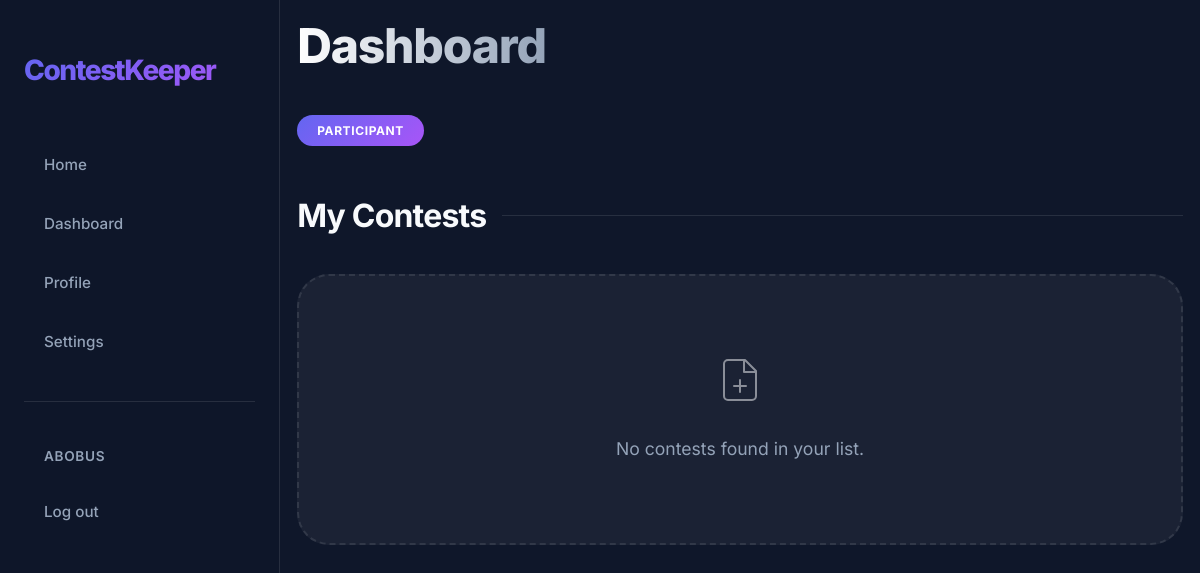
The page /dashboard/ (signed in) on the database as committed earlier.
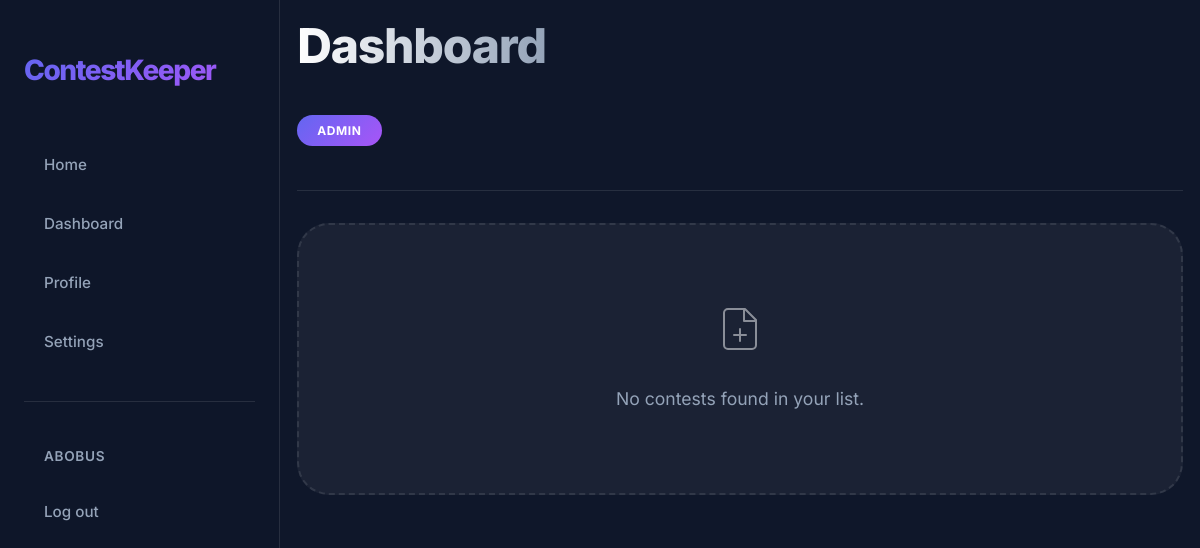
The same page on the database as committed later.
### app/models.py (models this page shows, shortened)
class User(AbstractUser):
    first_name = None
    last_name = None
    username = models.CharField(max_length=20, unique=True)
    class Role(models.TextChoices):
        ORGANIZER = "ORGANIZER", "Organizer"
        JURY = "JURY", "Jury"
        PARTICIPANT = "PARTICIPANT", "Participant"
    role = models.CharField(choices=Role.choices, default=Role.PARTICIPANT)
    def is_organizer(self):
        return self.role == self.Role.ORGANIZER
    def is_jury(self):
        return self.role == self.Role.JURY
    def is_participant(self):
        return self.role == self.Role.PARTICIPANT

### app/views.py (the view)
# urls.py: path("dashboard/", views.dashboard, name="dashboard"),
def dashboard(request):
    if not request.user.is_authenticated:
        return redirect("register")
    user = request.user
    if user.is_organizer():
        contests = user.organized_contests.all()
    elif user.is_jury():
        contests = user.judged_contests.exclude(status=Contest.Status.DRAFT)
    elif user.is_participant():
        contests = user.participated_contests.exclude(status=Contest.Status.DRAFT)
    else:
        contests = Contest.objects.none()
    return render(request, "app/dashboard.html", {"contests": contests})

### app/templates/app/dashboard.html (shortened to what this page needs)
{% load static %}
<!DOCTYPE html>
<html lang="en">
<head>
    <link rel="stylesheet" href="{% static 'css/common.css' %}">
    <link rel="stylesheet" href="{% static 'css/dashboard.css' %}">
</head>
<body>
    {% include 'app/nav.html' %}
    <main class="dashboard-container">
        <header class="dashboard-header">
            <div class="header-left">
                <h1 id="h1">Dashboard</h1>
                <span class="role-badge">{{ user.get_role_display }}</span>
            </div>
        </header>
        <section class="contest-section">
            <h2 class="section-title">
                {% if user.is_organizer %}
                My Organized Contests
                {% elif user.is_jury %}
                Contests to Judge
                {% elif user.is_participant %}
                My Contests
                {% endif %}
            </h2>
            <div class="contest-grid">
                {% for contest in contests %}
                <div class="contest-card">
                    <div class="contest-card-header">
                        <h3>{{ contest.name }}</h3>
                        <span class="status-indicator status-{{ contest.status|lower }}">{{ contest.get_status_display }}</span>
                    </div>
                    <p class="contest-description">{{ contest.description }}</p>
                    <div class="contest-details">
                        <div class="detail-item">
                            <span class="label">Starts</span>
                            <span class="value">{{ contest.start_date|date:"M d, Y" }}</span>
                        </div>
                        <div class="detail-item">
                            <span class="label">Ends</span>
                            <span class="value">{{ contest.end_date|date:"M d, Y" }}</span>
                        </div>
                    </div>
                    <div class="contest-actions">
                        <a href="{% url 'contest_detail' contest.id %}" class="btn btn-secondary">Details</a>
                        {% if user.is_organizer %}
                        <a href="{% url 'contest_edit' contest.id %}" class="btn btn-primary">Edit</a>
                        {% endif %}
                    </div>
                </div>
                {% empty %}
                <div class="empty-state">
                    <div class="empty-icon">
                    </div>
                    <p>No contests found in your list.</p>
                </div>
                {% endfor %}
            </div>
        </section>
    </main>
</body>
</html>

### app/templates/app/nav.html (shortened to what this page needs)
{% load static %}
<nav id="nav">
    <div class="nav-container">
        <a href="{% url 'home' %}" class="nav-logo">ContestKeeper</a>
        <div class="nav-links">
            <button data-url="{% url 'home' %}" class="nav-link" id="homeBtn">Home</button>
            <button data-url="{% url 'dashboard' %}" class="nav-link" id="dashboardBtn">Dashboard</button>
            <button data-url="#" class="nav-link" id="profileBtn">Profile</button>
            <button data-url="#" class="nav-link" id="settingsBtn">Settings</button>
            <hr class="nav-auth-divider">
            {% if user.is_authenticated %}
            <span class="nav-user">{{ user.username }}</span>
            <form method="post" action="{% url 'logout' %}" class="nav-logout-form">
                <button type="submit" class="nav-link">Log out</button>
            </form>
            {% else %}
            <a href="{% url 'register' %}" class="nav-link">Register</a>
            <a href="{% url 'login' %}" class="nav-link">Log in</a>
            {% endif %}
        </div>
    </div>
</nav>
<link rel="stylesheet" href="{% static 'css/nav.css' %}">

### app/static/css/common.css (style rules this page uses)
:root { --primary: #6366f1; --primary-hover: #4f46e5; --secondary: #a855f7; --bg-dark: #0f172a; --bg-card: rgba(30, 41, 59, 0.7); --text-main: #f8fafc; --text-muted: #94a3b8; --border: rgba(255, 255, 255, 0.1); --glass: rgba(255, 255, 255, 0.05); --glass-hover: rgba(255, 255, 255, 0.1); --shadow-lg: 0 10px 25px -5px rgba(0, 0, 0, 0.3), 0 8px 10px -6px rgba(0, 0, 0, 0.3); }
* { margin: 0; box-sizing: border-box; }
body { background-color: var(--bg-dark); color: var(--text-main); font-family: 'Inter', -apple-system, BlinkMacSystemFont, "Segoe UI", Roboto, Helvetica, Arial, sans-serif; line-height: 1.6; min-height: 100vh; }
h1, h2, h3 { color: var(--text-main); letter-spacing: -0.025em; }
#h1 { font-size: 3rem; font-weight: 800; margin-bottom: 2rem; background: linear-gradient(to right, #fff, #94a3b8); -webkit-background-clip: text; background-clip: text; -webkit-text-fill-color: transparent; }
.role-badge { background: linear-gradient(135deg, var(--primary) 0%, var(--secondary) 100%); padding: 0.5rem 1.25rem; border-radius: 9999px; font-size: 0.75rem; font-weight: 700; text-transform: uppercase; letter-spacing: 0.05em; color: white; }
.dashboard-header { display: flex; justify-content: space-between; align-items: center; margin-bottom: 3rem; }
.contest-grid { display: grid; grid-template-columns: repeat(auto-fill, minmax(350px, 1fr)); gap: 2rem; }

### app/static/css/dashboard.css (style rules this page uses)
.dashboard-container { width: 98%; margin: 0 auto; padding: 0.5rem; }
.empty-state { grid-column: 1 / -1; text-align: center; padding: 5rem 2rem; background: var(--glass); border: 2px dashed var(--border); border-radius: 2rem; display: flex; flex-direction: column; align-items: center; gap: 1.5rem; }
.empty-state p { color: var(--text-muted); font-size: 1.1rem; }
.section-title { font-size: 2rem; margin-bottom: 2rem; display: flex; align-items: center; gap: 1rem; }
.section-title::after { content: ''; flex-grow: 1; height: 1px; background: var(--border); }

### app/static/css/nav.css (style rules this page uses)
body { padding-left: 280px; }
#nav { background: rgba(15, 23, 42, 0.95); backdrop-filter: blur(20px); -webkit-backdrop-filter: blur(20px); color: white; padding: 0; margin: 0; width: 280px; height: 100vh; position: fixed; top: 0; left: 0; border-right: 1px solid var(--border); z-index: 1000; overflow-y: auto; }
.nav-container { display: flex; flex-direction: column; padding: 3rem 1.5rem; height: 100%; }
.nav-logo { font-size: 1.75rem; font-weight: 800; color: white; text-decoration: none; margin-bottom: 3rem; background: linear-gradient(135deg, var(--primary) 0%, var(--secondary) 100%); -webkit-background-clip: text; background-clip: text; -webkit-text-fill-color: transparent; letter-spacing: -0.05em; }
.nav-links { display: flex; flex-direction: column; gap: 0.75rem; }
.nav-link { color: var(--text-muted); text-decoration: none; padding: 0.875rem 1.25rem; border-radius: 0.75rem; transition: all 0.2s ease; font-size: 0.95rem; font-weight: 500; display: flex; align-items: center; text-align: left; background: transparent; border: none; cursor: pointer; width: 100%; font-family: inherit; }
.nav-auth-divider { margin: 1.5rem 0; border: none; border-top: 1px solid var(--border); }
.nav-user { padding: 0.5rem 1.25rem; font-size: 0.85rem; font-weight: 600; color: var(--text-muted); text-transform: uppercase; letter-spacing: 0.05em; }
.nav-logout-form { display: block; margin-top: auto; }

Rows that differ between the two databases and show on the page:
changed User "ABOBUS": role "PARTICIPANT" → "ADMIN"
Other text that changed with them:
text no longer shown: "My Contests"
